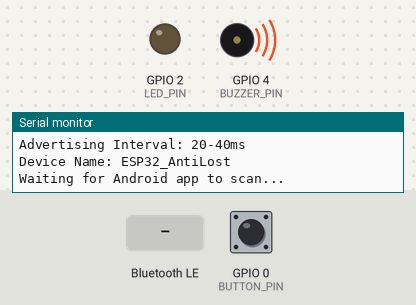
This sketch was run on a simulated ESP32. On the bench: output pins drawn as LEDs (lit = HIGH), buzzer (waves = sounding, pin HIGH), the last lines printed to the serial monitor. Dashed ring = blinking. The test bench sets the inputs (shaded band); at power-on: GPIO 0 (BUTTON_PIN) HIGH. Nothing arrives over Bluetooth unless stated; a phone connects over Bluetooth LE 3 s after start.

Above: at 2.2 s.
2.3 s: GPIO 0 (BUTTON_PIN) pulled LOW for 0.15 s
At 3.4 s:
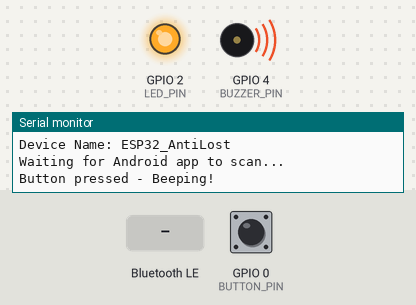
5.3 s: Bluetooth LE write "BEEP" received
At 5.55 s:
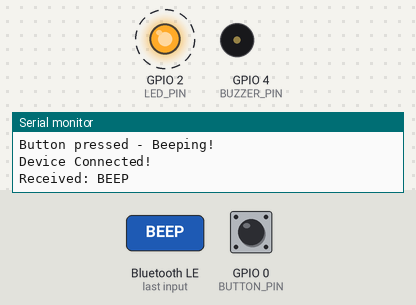
8.3 s: Bluetooth LE write "LED_ON" received
At 9.3 s:
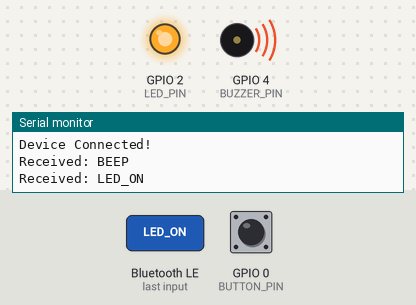
9.8 s: GPIO 0 (BUTTON_PIN) pulled LOW for 1 s
At 11.6 s:
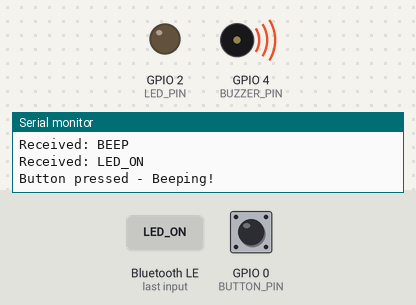
Timing chart, 0 to 13.1 s (numbered marks = the images above; inputs shaded):
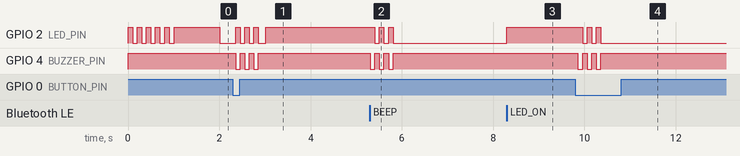

The sketch:

ESP32_AntiLost.ino
```cpp
/*
 * ESP32 Anti-Lost Device
 * ใช้งานร่วมกับ AntiLostApp
 *
 * ฟีเจอร์:
 * - BLE Advertising เพื่อให้แอพสแกนเจอ
 * - LED แสดงสถานะ
 * - Buzzer แจ้งเตือน (ถ้ามี)
 *
 * การต่อวงจร:
 * - LED: GPIO 2 (LED บนบอร์ด)
 * - Buzzer (ถ้ามี): GPIO 4
 * - Button (ถ้ามี): GPIO 0 (BOOT button)
 */

#include <BLEDevice.h>
#include <BLEUtils.h>
#include <BLEServer.h>
#include <BLE2902.h>
#include <esp_bt.h>

// ตั้งค่า Pin
#define LED_PIN 2          // LED บนบอร์ด ESP32
#define BUZZER_PIN 4       // Buzzer (ถ้ามี)
#define BUTTON_PIN 0       // ปุ่ม BOOT

// การต่อสาย Buzzer:
// แบบ Active High: GPIO4 → Buzzer+ → Buzzer- → GND  (BUZZER_ON = HIGH)
// แบบ Active Low:  3V3  → Buzzer+ → Buzzer- → GPIO4 (BUZZER_ON = LOW)
#define BUZZER_ACTIVE_LOW 1   // เปลี่ยนเป็น 0 ถ้าต่อแบบ Active High

#if BUZZER_ACTIVE_LOW
  #define BUZZER_ON  LOW
  #define BUZZER_OFF HIGH
#else
  #define BUZZER_ON  HIGH
  #define BUZZER_OFF LOW
#endif

// ชื่ออุปกรณ์ (ต้องตรงกับใน MainActivity.kt)
#define DEVICE_NAME "ESP32_AntiLost"

// UUID สำหรับ BLE Service และ Characteristic
#define SERVICE_UUID        "4fafc201-1fb5-459e-8fcc-c5c9c331914b"
#define CHARACTERISTIC_UUID "beb5483e-36e1-4688-b7f5-ea07361b26a8"

BLEServer* pServer = NULL;
BLECharacteristic* pCharacteristic = NULL;
bool deviceConnected = false;
bool oldDeviceConnected = false;
volatile bool beepRequested = false;  // ใช้ flag แทนการเรียก beep() ตรงๆ ใน BLE callback

unsigned long lastBlinkTime = 0;
bool ledState = false;

// Forward declarations
void beep();
void startupBlink();

// สถานะการเชื่อมต่อ
class MyServerCallbacks: public BLEServerCallbacks {
    void onConnect(BLEServer* pServer) {
      deviceConnected = true;
      Serial.println("Device Connected!");
      digitalWrite(LED_PIN, HIGH); // LED ติดค้างเมื่อเชื่อมต่อ
    };

    void onDisconnect(BLEServer* pServer) {
      deviceConnected = false;
      Serial.println("Device Disconnected!");
    }
};

// Callback สำหรับรับข้อมูลจากแอพ
class MyCallbacks: public BLECharacteristicCallbacks {
    void onWrite(BLECharacteristic *pCharacteristic) {
      uint8_t* data = pCharacteristic->getData();
      size_t len = pCharacteristic->getValue().length();
      String value = "";

      for (int i = 0; i < len; i++) {
        value += (char)data[i];
      }

      if (value.length() > 0) {
        Serial.print("Received: ");
        Serial.println(value);

        // ถ้าได้รับคำสั่ง "BEEP" ให้ set flag แล้วไปทำงานใน loop() แทน
        // ห้ามเรียก beep() ตรงนี้ เพราะ delay() ใน BLE task จะ block BLE stack ทำให้ buzzer ค้าง
        if (value == "BEEP") {
          beepRequested = true;
        }
        // ถ้าได้รับคำสั่ง "LED_ON"
        else if (value == "LED_ON") {
          digitalWrite(LED_PIN, HIGH);
        }
        // ถ้าได้รับคำสั่ง "LED_OFF"
        else if (value == "LED_OFF") {
          digitalWrite(LED_PIN, LOW);
        }
      }
    }
};

void setup() {
  Serial.begin(115200);
  Serial.println("Starting ESP32 Anti-Lost Device...");

  // ตั้งค่า Pin
  pinMode(LED_PIN, OUTPUT);
  pinMode(BUZZER_PIN, OUTPUT);
  digitalWrite(BUZZER_PIN, BUZZER_OFF);  // ปิด buzzer ทันทีตอนเปิดเครื่อง
  pinMode(BUTTON_PIN, INPUT_PULLUP);

  // แสดงสัญญาณเริ่มต้น
  startupBlink();

  // สร้าง BLE Device
  BLEDevice::init(DEVICE_NAME);

  // สร้าง BLE Server
  pServer = BLEDevice::createServer();
  pServer->setCallbacks(new MyServerCallbacks());

  // สร้าง BLE Service
  BLEService *pService = pServer->createService(SERVICE_UUID);

  // สร้าง BLE Characteristic
  pCharacteristic = pService->createCharacteristic(
                      CHARACTERISTIC_UUID,
                      BLECharacteristic::PROPERTY_READ   |
                      BLECharacteristic::PROPERTY_WRITE  |
                      BLECharacteristic::PROPERTY_NOTIFY |
                      BLECharacteristic::PROPERTY_INDICATE
                    );

  // เพิ่ม Descriptor
  pCharacteristic->addDescriptor(new BLE2902());
  pCharacteristic->setCallbacks(new MyCallbacks());

  // เริ่ม Service
  pService->start();

  // เพิ่มกำลังส่งสัญญาณให้สูงสุด (ลดความผันผวน)
  esp_ble_tx_power_set(ESP_BLE_PWR_TYPE_ADV, ESP_PWR_LVL_P9);
  esp_ble_tx_power_set(ESP_BLE_PWR_TYPE_DEFAULT, ESP_PWR_LVL_P9);

  // เริ่ม Advertising
  BLEAdvertising *pAdvertising = BLEDevice::getAdvertising();
  pAdvertising->addServiceUUID(SERVICE_UUID);
  pAdvertising->setScanResponse(true);

  // ตั้งค่า advertising interval ให้สม่ำเสมอ (ลดความผันผวน)
  // ค่า: 0x20 = 32 * 0.625ms = 20ms, 0x40 = 64 * 0.625ms = 40ms
  pAdvertising->setMinInterval(0x20);  // 20ms
  pAdvertising->setMaxInterval(0x40);  // 40ms

  BLEDevice::startAdvertising();

  Serial.println("BLE Advertising started!");
  Serial.println("TX Power: Maximum (+9 dBm)");
  Serial.println("Advertising Interval: 20-40ms");
  Serial.println("Device Name: " + String(DEVICE_NAME));
  Serial.println("Waiting for Android app to scan...");
}

void loop() {
  // จัดการ beep จาก flag (ปลอดภัยกว่าการเรียกใน BLE callback)
  if (beepRequested) {
    beepRequested = false;  // clear flag ก่อนเสมอ เพื่อไม่ให้ดังวนซ้ำ
    beep();
  }

  // กระพริบ LED เมื่อไม่ได้เชื่อมต่อ
  if (!deviceConnected) {
    unsigned long currentTime = millis();
    if (currentTime - lastBlinkTime >= 1000) {
      lastBlinkTime = currentTime;
      ledState = !ledState;
      digitalWrite(LED_PIN, ledState);
    }
  }

  // ตรวจสอบปุ่ม (กด BOOT button เพื่อ beep)
  if (digitalRead(BUTTON_PIN) == LOW) {
    delay(50); // debounce
    if (digitalRead(BUTTON_PIN) == LOW) {
      Serial.println("Button pressed - Beeping!");
      beep();
      while(digitalRead(BUTTON_PIN) == LOW); // รอปล่อยปุ่ม
    }
  }

  // จัดการการเชื่อมต่อใหม่
  if (!deviceConnected && oldDeviceConnected) {
    delay(500); // รอให้ Bluetooth stack พร้อม
    pServer->startAdvertising(); // เริ่ม advertising ใหม่
    Serial.println("Start advertising again...");
    oldDeviceConnected = deviceConnected;
  }

  // เชื่อมต่อใหม่
  if (deviceConnected && !oldDeviceConnected) {
    oldDeviceConnected = deviceConnected;
  }

  delay(10);
}

// ฟังก์ชันเสียง Beep
void beep() {
  for (int i = 0; i < 3; i++) {
    digitalWrite(BUZZER_PIN, BUZZER_ON);
    digitalWrite(LED_PIN, HIGH);
    delay(100);
    digitalWrite(BUZZER_PIN, BUZZER_OFF);
    digitalWrite(LED_PIN, LOW);
    delay(100);
  }
}

// ฟังก์ชันกระพริบเมื่อเริ่มต้น
void startupBlink() {
  for (int i = 0; i < 5; i++) {
    digitalWrite(LED_PIN, HIGH);
    delay(100);
    digitalWrite(LED_PIN, LOW);
    delay(100);
  }
}
```

Measured:
- after the input at 2.3 s, GPIO 4 (BUZZER_PIN): alternates HIGH for 0.10 s and LOW for 0.10 s, 6 changes in all, then stays HIGH, starting after 0.06 s
- after the input at 5.3 s, GPIO 2 (LED_PIN): alternates HIGH for 0.10 s and LOW for 0.10 s, 5 changes in all, then stays LOW, starting after 0.11 s; GPIO 4 (BUZZER_PIN): alternates HIGH for 0.10 s and LOW for 0.10 s, 6 changes in all, then stays HIGH, starting at once
- after the input at 8.3 s, GPIO 2 (LED_PIN): LOW → HIGH at once
- after the input at 9.8 s, GPIO 2 (LED_PIN): alternates HIGH for 0.10 s and LOW for 0.10 s, 5 changes in all, then stays LOW, starting after 0.16 s; GPIO 4 (BUZZER_PIN): alternates HIGH for 0.10 s and LOW for 0.10 s, 6 changes in all, then stays HIGH, starting after 0.06 s
- by itself, GPIO 2 (LED_PIN): alternates HIGH for 0.10 s and LOW for 0.10 s, 7 changes in all, then stays HIGH
